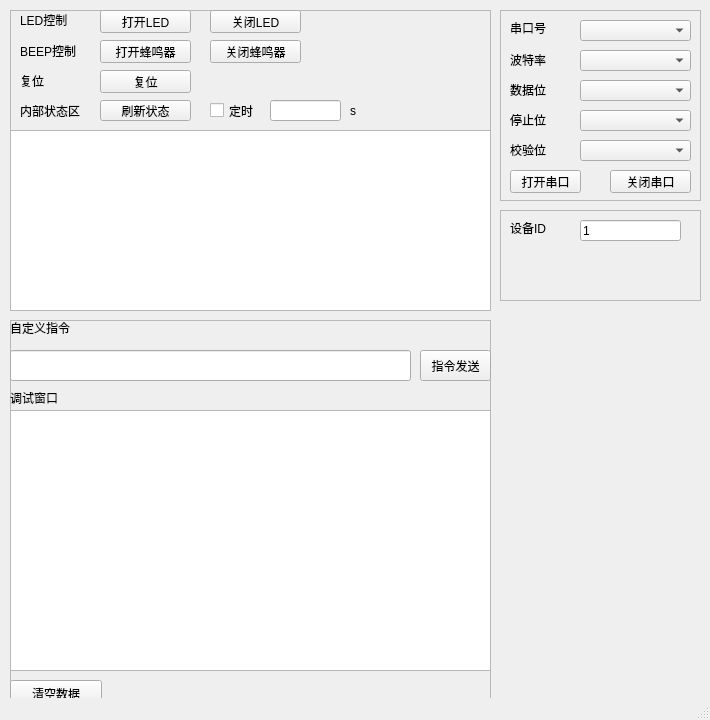
<?xml version="1.0" encoding="UTF-8"?>
<ui version="4.0">
 <class>MainWindow</class>
 <widget class="QMainWindow" name="MainWindow">
  <property name="geometry">
   <rect>
    <x>0</x>
    <y>0</y>
    <width>710</width>
    <height>720</height>
   </rect>
  </property>
  <property name="minimumSize">
   <size>
    <width>710</width>
    <height>720</height>
   </size>
  </property>
  <property name="maximumSize">
   <size>
    <width>710</width>
    <height>720</height>
   </size>
  </property>
  <property name="windowTitle">
   <string>MainWindow</string>
  </property>
  <property name="autoFillBackground">
   <bool>false</bool>
  </property>
  <widget class="QWidget" name="centralwidget">
   <widget class="QFrame" name="fram_uart">
    <property name="geometry">
     <rect>
      <x>500</x>
      <y>10</y>
      <width>201</width>
      <height>191</height>
     </rect>
    </property>
    <property name="minimumSize">
     <size>
      <width>100</width>
      <height>100</height>
     </size>
    </property>
    <property name="frameShape">
     <enum>QFrame::StyledPanel</enum>
    </property>
    <property name="frameShadow">
     <enum>QFrame::Raised</enum>
    </property>
    <widget class="QLabel" name="label_comid">
     <property name="geometry">
      <rect>
       <x>10</x>
       <y>10</y>
       <width>61</width>
       <height>16</height>
      </rect>
     </property>
     <property name="text">
      <string>串口号</string>
     </property>
    </widget>
    <widget class="QComboBox" name="combo_box_com">
     <property name="geometry">
      <rect>
       <x>80</x>
       <y>10</y>
       <width>111</width>
       <height>21</height>
      </rect>
     </property>
    </widget>
    <widget class="QLabel" name="label_baud">
     <property name="geometry">
      <rect>
       <x>10</x>
       <y>40</y>
       <width>61</width>
       <height>20</height>
      </rect>
     </property>
     <property name="text">
      <string>波特率</string>
     </property>
    </widget>
    <widget class="QComboBox" name="combo_box_baud">
     <property name="geometry">
      <rect>
       <x>80</x>
       <y>40</y>
       <width>111</width>
       <height>21</height>
      </rect>
     </property>
    </widget>
    <widget class="QLabel" name="label_data">
     <property name="geometry">
      <rect>
       <x>10</x>
       <y>70</y>
       <width>61</width>
       <height>20</height>
      </rect>
     </property>
     <property name="text">
      <string>数据位</string>
     </property>
    </widget>
    <widget class="QComboBox" name="combo_box_data">
     <property name="geometry">
      <rect>
       <x>80</x>
       <y>70</y>
       <width>111</width>
       <height>21</height>
      </rect>
     </property>
    </widget>
    <widget class="QLabel" name="label_stop">
     <property name="geometry">
      <rect>
       <x>10</x>
       <y>100</y>
       <width>61</width>
       <height>20</height>
      </rect>
     </property>
     <property name="text">
      <string>停止位</string>
     </property>
    </widget>
    <widget class="QComboBox" name="combo_box_stop">
     <property name="geometry">
      <rect>
       <x>80</x>
       <y>100</y>
       <width>111</width>
       <height>21</height>
      </rect>
     </property>
    </widget>
    <widget class="QLabel" name="label_parity">
     <property name="geometry">
      <rect>
       <x>10</x>
       <y>130</y>
       <width>51</width>
       <height>20</height>
      </rect>
     </property>
     <property name="text">
      <string>校验位</string>
     </property>
    </widget>
    <widget class="QComboBox" name="combo_box_parity">
     <property name="geometry">
      <rect>
       <x>80</x>
       <y>130</y>
       <width>111</width>
       <height>21</height>
      </rect>
     </property>
    </widget>
    <widget class="QPushButton" name="btn_uart_open">
     <property name="geometry">
      <rect>
       <x>10</x>
       <y>160</y>
       <width>71</width>
       <height>23</height>
      </rect>
     </property>
     <property name="text">
      <string>打开串口</string>
     </property>
    </widget>
    <widget class="QPushButton" name="btn_uart_close">
     <property name="geometry">
      <rect>
       <x>110</x>
       <y>160</y>
       <width>81</width>
       <height>23</height>
      </rect>
     </property>
     <property name="text">
      <string>关闭串口</string>
     </property>
    </widget>
   </widget>
   <widget class="QFrame" name="frame_info">
    <property name="geometry">
     <rect>
      <x>10</x>
      <y>10</y>
      <width>481</width>
      <height>301</height>
     </rect>
    </property>
    <property name="frameShape">
     <enum>QFrame::StyledPanel</enum>
    </property>
    <property name="frameShadow">
     <enum>QFrame::Raised</enum>
    </property>
    <widget class="QLabel" name="label_led">
     <property name="geometry">
      <rect>
       <x>10</x>
       <y>2</y>
       <width>71</width>
       <height>16</height>
      </rect>
     </property>
     <property name="text">
      <string>LED控制</string>
     </property>
    </widget>
    <widget class="QPushButton" name="btn_led_on">
     <property name="geometry">
      <rect>
       <x>90</x>
       <y>0</y>
       <width>91</width>
       <height>23</height>
      </rect>
     </property>
     <property name="text">
      <string>打开LED</string>
     </property>
    </widget>
    <widget class="QPushButton" name="btn_led_off">
     <property name="geometry">
      <rect>
       <x>200</x>
       <y>0</y>
       <width>91</width>
       <height>23</height>
      </rect>
     </property>
     <property name="text">
      <string>关闭LED</string>
     </property>
    </widget>
    <widget class="QLabel" name="label_beep">
     <property name="geometry">
      <rect>
       <x>10</x>
       <y>30</y>
       <width>71</width>
       <height>21</height>
      </rect>
     </property>
     <property name="text">
      <string>BEEP控制</string>
     </property>
    </widget>
    <widget class="QPushButton" name="btn_beep_on">
     <property name="geometry">
      <rect>
       <x>90</x>
       <y>30</y>
       <width>91</width>
       <height>23</height>
      </rect>
     </property>
     <property name="text">
      <string>打开蜂鸣器</string>
     </property>
    </widget>
    <widget class="QPushButton" name="btn_beep_off">
     <property name="geometry">
      <rect>
       <x>200</x>
       <y>30</y>
       <width>91</width>
       <height>23</height>
      </rect>
     </property>
     <property name="text">
      <string>关闭蜂鸣器</string>
     </property>
    </widget>
    <widget class="QTextEdit" name="text_edit_recv">
     <property name="geometry">
      <rect>
       <x>0</x>
       <y>120</y>
       <width>481</width>
       <height>181</height>
      </rect>
     </property>
     <property name="readOnly">
      <bool>true</bool>
     </property>
    </widget>
    <widget class="QLabel" name="label_stauts">
     <property name="geometry">
      <rect>
       <x>10</x>
       <y>90</y>
       <width>81</width>
       <height>21</height>
      </rect>
     </property>
     <property name="text">
      <string>内部状态区</string>
     </property>
    </widget>
    <widget class="QPushButton" name="btn_refresh">
     <property name="geometry">
      <rect>
       <x>90</x>
       <y>90</y>
       <width>91</width>
       <height>21</height>
      </rect>
     </property>
     <property name="text">
      <string>刷新状态</string>
     </property>
    </widget>
    <widget class="QCheckBox" name="check_box_time">
     <property name="geometry">
      <rect>
       <x>200</x>
       <y>90</y>
       <width>51</width>
       <height>21</height>
      </rect>
     </property>
     <property name="text">
      <string>定时</string>
     </property>
    </widget>
    <widget class="QLineEdit" name="line_edit_time">
     <property name="geometry">
      <rect>
       <x>260</x>
       <y>90</y>
       <width>71</width>
       <height>21</height>
      </rect>
     </property>
    </widget>
    <widget class="QLabel" name="label_time">
     <property name="geometry">
      <rect>
       <x>340</x>
       <y>90</y>
       <width>41</width>
       <height>21</height>
      </rect>
     </property>
     <property name="text">
      <string>s</string>
     </property>
    </widget>
    <widget class="QLabel" name="label_reboot">
     <property name="geometry">
      <rect>
       <x>10</x>
       <y>60</y>
       <width>71</width>
       <height>21</height>
      </rect>
     </property>
     <property name="text">
      <string>复位</string>
     </property>
    </widget>
    <widget class="QPushButton" name="btn_reboot">
     <property name="geometry">
      <rect>
       <x>90</x>
       <y>60</y>
       <width>91</width>
       <height>23</height>
      </rect>
     </property>
     <property name="text">
      <string>复位</string>
     </property>
    </widget>
   </widget>
   <widget class="QFrame" name="frame_dev">
    <property name="geometry">
     <rect>
      <x>500</x>
      <y>210</y>
      <width>201</width>
      <height>91</height>
     </rect>
    </property>
    <property name="frameShape">
     <enum>QFrame::StyledPanel</enum>
    </property>
    <property name="frameShadow">
     <enum>QFrame::Raised</enum>
    </property>
    <widget class="QLabel" name="label_dev_id">
     <property name="geometry">
      <rect>
       <x>10</x>
       <y>10</y>
       <width>71</width>
       <height>16</height>
      </rect>
     </property>
     <property name="text">
      <string>设备ID</string>
     </property>
    </widget>
    <widget class="QLineEdit" name="line_edit_dev_id">
     <property name="geometry">
      <rect>
       <x>80</x>
       <y>10</y>
       <width>101</width>
       <height>21</height>
      </rect>
     </property>
     <property name="text">
      <string>1</string>
     </property>
    </widget>
   </widget>
   <widget class="QFrame" name="frame_test">
    <property name="geometry">
     <rect>
      <x>10</x>
      <y>320</y>
      <width>481</width>
      <height>391</height>
     </rect>
    </property>
    <property name="frameShape">
     <enum>QFrame::StyledPanel</enum>
    </property>
    <property name="frameShadow">
     <enum>QFrame::Raised</enum>
    </property>
    <widget class="QLabel" name="label_cmd">
     <property name="geometry">
      <rect>
       <x>0</x>
       <y>0</y>
       <width>101</width>
       <height>16</height>
      </rect>
     </property>
     <property name="text">
      <string>自定义指令</string>
     </property>
    </widget>
    <widget class="QLineEdit" name="line_edit_cmd">
     <property name="geometry">
      <rect>
       <x>0</x>
       <y>30</y>
       <width>401</width>
       <height>31</height>
      </rect>
     </property>
    </widget>
    <widget class="QPushButton" name="btn_send_cmd">
     <property name="geometry">
      <rect>
       <x>410</x>
       <y>30</y>
       <width>71</width>
       <height>31</height>
      </rect>
     </property>
     <property name="text">
      <string>指令发送</string>
     </property>
    </widget>
    <widget class="QLabel" name="label_test">
     <property name="geometry">
      <rect>
       <x>0</x>
       <y>70</y>
       <width>121</width>
       <height>16</height>
      </rect>
     </property>
     <property name="text">
      <string>调试窗口</string>
     </property>
    </widget>
    <widget class="QTextEdit" name="text_edit_test">
     <property name="geometry">
      <rect>
       <x>0</x>
       <y>90</y>
       <width>481</width>
       <height>261</height>
      </rect>
     </property>
     <property name="readOnly">
      <bool>true</bool>
     </property>
    </widget>
   </widget>
   <widget class="QPushButton" name="btn_clear">
    <property name="geometry">
     <rect>
      <x>10</x>
      <y>680</y>
      <width>92</width>
      <height>28</height>
     </rect>
    </property>
    <property name="text">
     <string>清空数据</string>
    </property>
   </widget>
  </widget>
  <widget class="QMenuBar" name="menubar">
   <property name="geometry">
    <rect>
     <x>0</x>
     <y>0</y>
     <width>710</width>
     <height>23</height>
    </rect>
   </property>
  </widget>
  <widget class="QStatusBar" name="statusbar"/>
 </widget>
 <resources/>
 <connections/>
</ui>
